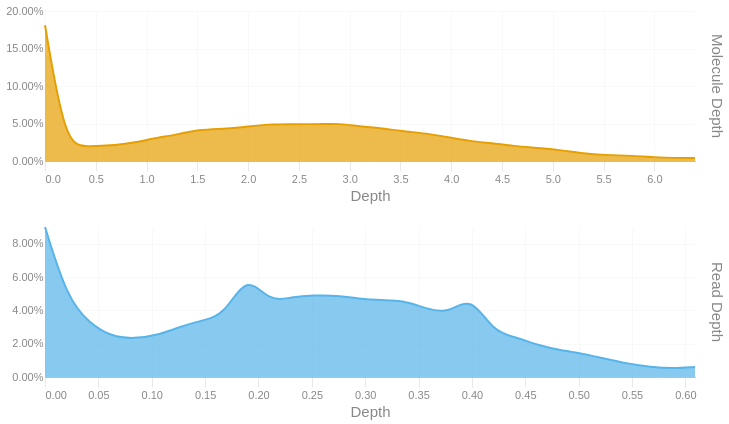

Write notebook code for a chart like this one.
### Code cell
readdep = depth_hist(tb['Read Depth'], q99, 3)
readdep = readdep.with_columns(pl.lit('Read Depth').alias('Metric'))
if not SKIPLR:
    moldep = depth_hist(tb['Molecule Depth'], mol_q99, 1)
    moldep = moldep.with_columns(pl.lit('Molecule Depth').alias('Metric'))
    _hist = pl.concat([readdep, moldep])
    _hist = _hist.filter(pl.col('Proportion') != 0)
    with SafeRender(_hist):
        (
            alt.Chart(_hist)        
            .mark_area(interpolate = "basis")
            .encode(
                x=alt.X('Bin:Q').scale(domainMin=0).axis(alt.Axis(title='Depth')),
                y = alt.Y('Proportion:Q', title = None).axis(format = '.2%'),
                color = alt.Color('Metric:N').legend(None),
                row = alt.Row("Metric:N").header(title = None, labelOrient = 'right'),
                tooltip = [
                    alt.Tooltip("Metric:N", title = "Metric"),
                    alt.Tooltip('Interval:N', title = "Depth Interval"),
                    alt.Tooltip('Proportion:Q', title = "% Alignments").format('.2%')
                ]
            )
            .resolve_scale(x='independent', y='independent')
            .properties(
                height = 150, width = 650,
                usermeta={'embedOptions': {'downloadFileName': f'{samplename}.depth.hist'}}
            )
        ).display()
else:
    readdep = readdep.filter(pl.col('Proportion') != 0)
    with SafeRender(readdep):
        (
            alt.Chart(readdep)        
            .mark_area(interpolate = "basis")
            .encode(
                x=alt.X('Bin:Q').scale(domainMin=0).axis(alt.Axis(title='Depth')),
                y = alt.Y('Proportion:Q', title = None).axis(format = '.2%'),
                tooltip = [
                    alt.Tooltip('Interval:N', title = "Depth Interval"),
                    alt.Tooltip('Proportion:Q', title = "% Alignments").format('.2%')
                ]
            )
            .properties(
                usermeta={'embedOptions': {'downloadFileName': f'{samplename}.depth.hist'}}
            )
        ).display()

### Figure 1 — Vega-Lite specification as saved in the notebook (floating-point values rounded to 4 significant figures)
{"width": 650, "height": 150, "config": {"title": {"anchor": "start", "dy": -15, "fontSize": 18, "color": "#888888", "subtitleColor": "#888888", "subtitleFontSize": 14}, "arc": {"fill": "#0072B2"}, "axis": {"domainColor": "#888888", "domainWidth": 0.5, "gridWidth": 0.2, "grid": false, "titleFontWeight": 400, "titleFontSize": 15, "labelFontSize": 11, "labelColor": "#888888", "tickColor": "#888888", "tickWidth": 0.2, "titleColor": "#888888"}, "axisBand": {"grid": false}, "axisX": {"grid": true, "tickSize": 10, "domainCap": "round"}, "axisY": {"domain": false, "grid": true, "tickSize": 0, "domainCap": "round"}, "background": "transparent", "header": {"labelFontSize": 15, "labelColor": "#888888", "titleFontSize": 15, "titleFontWeight": 600, "titleColor": "#888888"}, "legend": {"labelFont": "sans-serif", "labelFontSize": 12, "labelColor": "#888888", "symbolSize": 100, "symbolType": "circle", "titleFontSize": 12, "titlePadding": 10, "titleColor": "#888888", "title": null}, "range": {"category": ["#E69F00", "#56B4E9", "#009E73", "#F0E442", "#0072B2", "#D55E00", "#CC79A7", "#000000"], "diverging": ["#cfe8f3", "#a2d4ec", "#73bfe2", "#46abdb", "#1696d2", "#12719e"]}, "area": {"fill": "#0072B2", "fillOpacity": 0.7, "line": true, "strokeOpacity": 0.7}, "line": {"color": "#0072B2", "stroke": "#0072B2", "strokeWidth": 2}, "trail": {"color": "#0072B2", "stroke": "#0072B2", "strokeWidth": 0, "size": 1}, "point": {"filled": true, "fillOpacity": 1.0, "size": 95}, "text": {"color": "#888888", "fontSize": 11, "align": "right", "fontWeight": 400, "size": 11}, "bar": {"fill": "#0072B2", "stroke": null}, "view": {"stroke": null, "continuousWidth": 660, "continuousHeight": 400}}, "data": {"name": "data-b19f94a20500d66a3a1b130656feb114"}, "mark": {"type": "area", "interpolate": "basis"}, "encoding": {"color": {"field": "Metric", "legend": null, "type": "nominal"}, "row": {"field": "Metric", "header": {"title": null, "labelOrient": "right"}, "type": "nominal"}, "tooltip": [{"field": "Metric", "title": "Metric", "type": "nominal"}, {"field": "Interval", "title": "Depth Interval", "type": "nominal"}, {"field": "Proportion", "format": ".2%", "title": "% Alignments", "type": "quantitative"}], "x": {"axis": {"title": "Depth"}, "field": "Bin", "scale": {"domainMin": 0}, "type": "quantitative"}, "y": {"axis": {"format": ".2%"}, "field": "Proportion", "title": null, "type": "quantitative"}}, "resolve": {"scale": {"x": "independent", "y": "independent"}}, "usermeta": {"embedOptions": {"downloadFileName": "TF26LRJL0077_5B_10484332_23Y22YLT4_L7.depth.hist"}}, "$schema": "https://vega.github.io/schema/vega-lite/v6.4.1.json", "datasets": {"data-b19f94a20500d66a3a1b130656feb114": [{"Bin": 0.0, "Interval": "0.0-0.021", "Proportion": 0.09, "Metric": "Read Depth"}, {"Bin": 0.021, "Interval": "0.021-0.042", "Proportion": 0.047, "Metric": "Read Depth"}, {"Bin": 0.042, "Interval": "0.042-0.063", "Proportion": 0.032, "Metric": "Read Depth"}, {"Bin": 0.063, "Interval": "0.063-0.084", "Proportion": 0.024, "Metric": "Read Depth"}, {"Bin": 0.084, "Interval": "0.084-0.105", "Proportion": 0.023, "Metric": "Read Depth"}, {"Bin": 0.105, "Interval": "0.105-0.126", "Proportion": 0.025, "Metric": "Read Depth"}, {"Bin": 0.126, "Interval": "0.126-0.147", "Proportion": 0.03, "Metric": "Read Depth"}, {"Bin": 0.147, "Interval": "0.147-0.168", "Proportion": 0.034, "Metric": "Read Depth"}, {"Bin": 0.168, "Interval": "0.168-0.189", "Proportion": 0.037, "Metric": "Read Depth"}, {"Bin": 0.189, "Interval": "0.189-0.21", "Proportion": 0.062, "Metric": "Read Depth"}, {"Bin": 0.21, "Interval": "0.21-0.231", "Proportion": 0.045, "Metric": "Read Depth"}, {"Bin": 0.231, "Interval": "0.231-0.252", "Proportion": 0.048, "Metric": "Read Depth"}, {"Bin": 0.252, "Interval": "0.252-0.273", "Proportion": 0.049, "Metric": "Read Depth"}, {"Bin": 0.273, "Interval": "0.273-0.294", "Proportion": 0.049, "Metric": "Read Depth"}, {"Bin": 0.294, "Interval": "0.294-0.315", "Proportion": 0.047, "Metric": "Read Depth"}, {"Bin": 0.315, "Interval": "0.315-0.336", "Proportion": 0.046, "Metric": "Read Depth"}, {"Bin": 0.336, "Interval": "0.336-0.357", "Proportion": 0.046, "Metric": "Read Depth"}, {"Bin": 0.357, "Interval": "0.357-0.378", "Proportion": 0.041, "Metric": "Read Depth"}, {"Bin": 0.378, "Interval": "0.378-0.399", "Proportion": 0.038, "Metric": "Read Depth"}, {"Bin": 0.399, "Interval": "0.399-0.42", "Proportion": 0.049, "Metric": "Read Depth"}, {"Bin": 0.42, "Interval": "0.42-0.441", "Proportion": 0.027, "Metric": "Read Depth"}, {"Bin": 0.441, "Interval": "0.441-0.462", "Proportion": 0.024, "Metric": "Read Depth"}, {"Bin": 0.462, "Interval": "0.462-0.483", "Proportion": 0.019, "Metric": "Read Depth"}, {"Bin": 0.483, "Interval": "0.483-0.504", "Proportion": 0.016, "Metric": "Read Depth"}, {"Bin": 0.504, "Interval": "0.504-0.525", "Proportion": 0.014, "Metric": "Read Depth"}, {"Bin": 0.525, "Interval": "0.525-0.546", "Proportion": 0.011, "Metric": "Read Depth"}, {"Bin": 0.546, "Interval": "0.546-0.567", "Proportion": 0.008, "Metric": "Read Depth"}, {"Bin": 0.567, "Interval": "0.567-0.588", "Proportion": 0.006, "Metric": "Read Depth"}, {"Bin": 0.588, "Interval": "0.588-0.609", "Proportion": 0.005, "Metric": "Read Depth"}, {"Bin": 0.609, "Interval": "0.609-0.63", "Proportion": 0.006, "Metric": "Read Depth"}, {"Bin": 0.0, "Interval": "0.0-0.2", "Proportion": 0.181, "Metric": "Molecule Depth"}, {"Bin": 0.2, "Interval": "0.2-0.4", "Proportion": 0.022, "Metric": "Molecule Depth"}, {"Bin": 0.4, "Interval": "0.4-0.7", "Proportion": 0.019, "Metric": "Molecule Depth"}, {"Bin": 0.7, "Interval": "0.7-0.9", "Proportion": 0.021, "Metric": "Molecule Depth"}, {"Bin": 0.9, "Interval": "0.9-1.1", "Proportion": 0.025, "Metric": "Molecule Depth"}, {"Bin": 1.1, "Interval": "1.1-1.3", "Proportion": 0.031, "Metric": "Molecule Depth"}, {"Bin": 1.3, "Interval": "1.3-1.5", "Proportion": 0.035, "Metric": "Molecule Depth"}, {"Bin": 1.5, "Interval": "1.5-1.8", "Proportion": 0.042, "Metric": "Molecule Depth"}, {"Bin": 1.8, "Interval": "1.8-2.0", "Proportion": 0.043, "Metric": "Molecule Depth"}, {"Bin": 2.0, "Interval": "2.0-2.2", "Proportion": 0.046, "Metric": "Molecule Depth"}, {"Bin": 2.2, "Interval": "2.2-2.4", "Proportion": 0.049, "Metric": "Molecule Depth"}, {"Bin": 2.4, "Interval": "2.4-2.7", "Proportion": 0.049, "Metric": "Molecule Depth"}, {"Bin": 2.7, "Interval": "2.7-2.9", "Proportion": 0.049, "Metric": "Molecule Depth"}, {"Bin": 2.9, "Interval": "2.9-3.1", "Proportion": 0.05, "Metric": "Molecule Depth"}, {"Bin": 3.1, "Interval": "3.1-3.3", "Proportion": 0.046, "Metric": "Molecule Depth"}, {"Bin": 3.3, "Interval": "3.3-3.5", "Proportion": 0.044, "Metric": "Molecule Depth"}, {"Bin": 3.5, "Interval": "3.5-3.8", "Proportion": 0.04, "Metric": "Molecule Depth"}, {"Bin": 3.8, "Interval": "3.8-4.0", "Proportion": 0.036, "Metric": "Molecule Depth"}, {"Bin": 4.0, "Interval": "4.0-4.2", "Proportion": 0.031, "Metric": "Molecule Depth"}, {"Bin": 4.2, "Interval": "4.2-4.4", "Proportion": 0.026, "Metric": "Molecule Depth"}, {"Bin": 4.4, "Interval": "4.4-4.6", "Proportion": 0.024, "Metric": "Molecule Depth"}, {"Bin": 4.6, "Interval": "4.6-4.9", "Proportion": 0.02, "Metric": "Molecule Depth"}, {"Bin": 4.9, "Interval": "4.9-5.1", "Proportion": 0.017, "Metric": "Molecule Depth"}, {"Bin": 5.1, "Interval": "5.1-5.3", "Proportion": 0.014, "Metric": "Molecule Depth"}, {"Bin": 5.3, "Interval": "5.3-5.5", "Proportion": 0.01, "Metric": "Molecule Depth"}, {"Bin": 5.5, "Interval": "5.5-5.8", "Proportion": 0.008, "Metric": "Molecule Depth"}, {"Bin": 5.8, "Interval": "5.8-6.0", "Proportion": 0.007, "Metric": "Molecule Depth"}, {"Bin": 6.0, "Interval": "6.0-6.2", "Proportion": 0.005, "Metric": "Molecule Depth"}, {"Bin": 6.2, "Interval": "6.2-6.4", "Proportion": 0.004, "Metric": "Molecule Depth"}, {"Bin": 6.4, "Interval": "6.4-6.64", "Proportion": 0.004, "Metric": "Molecule Depth"}]}}
